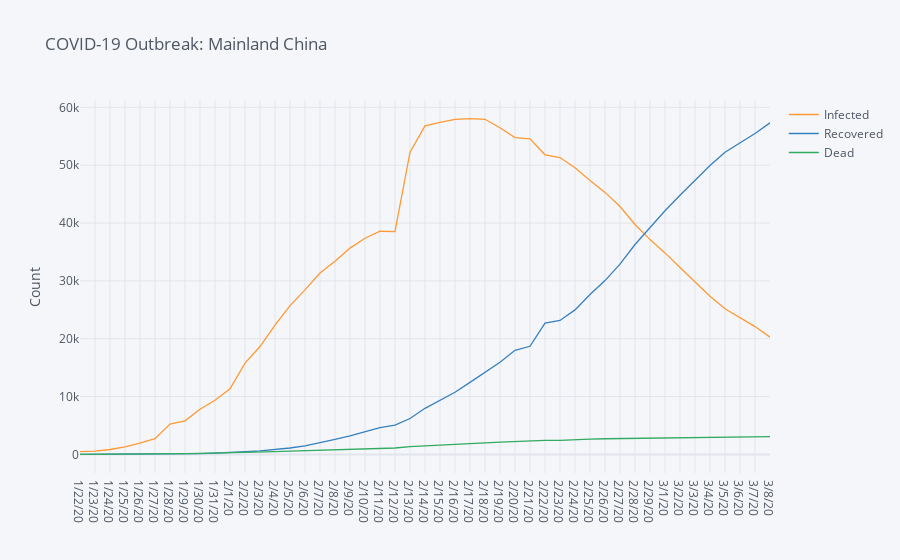
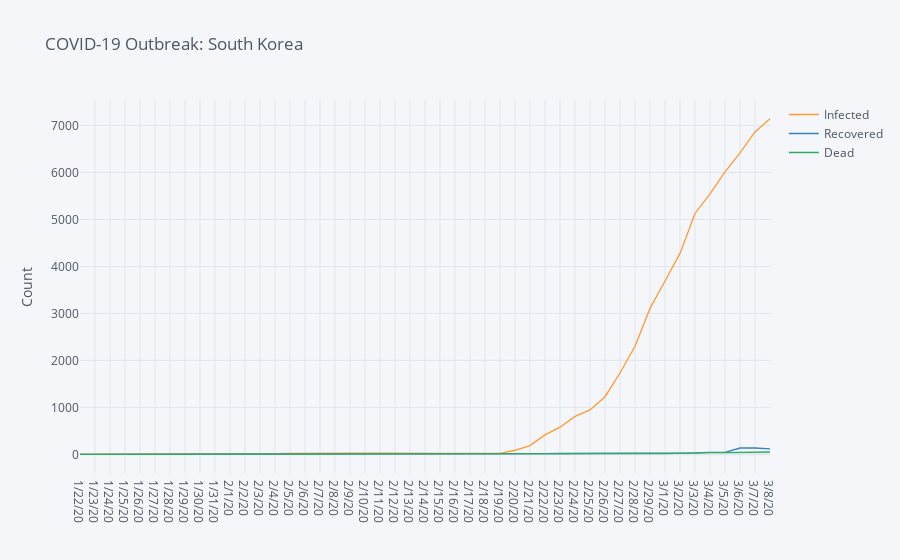
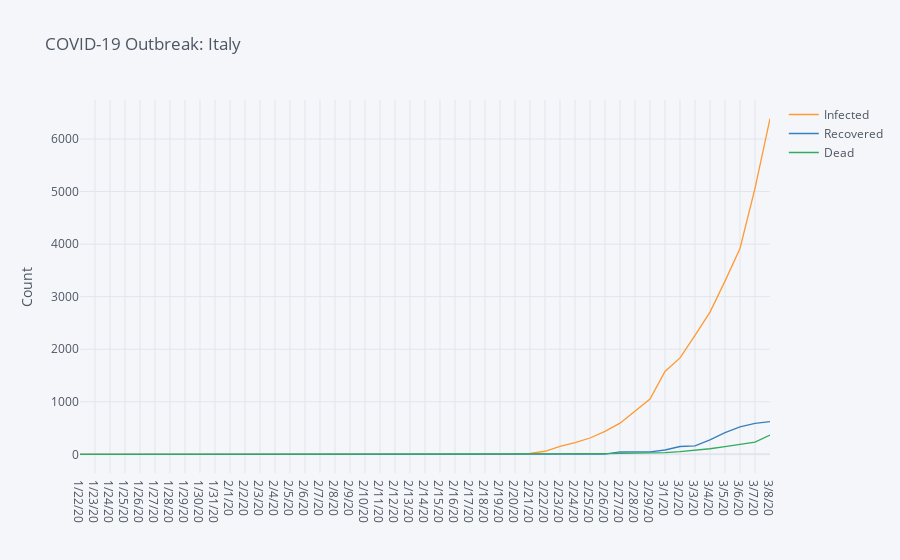
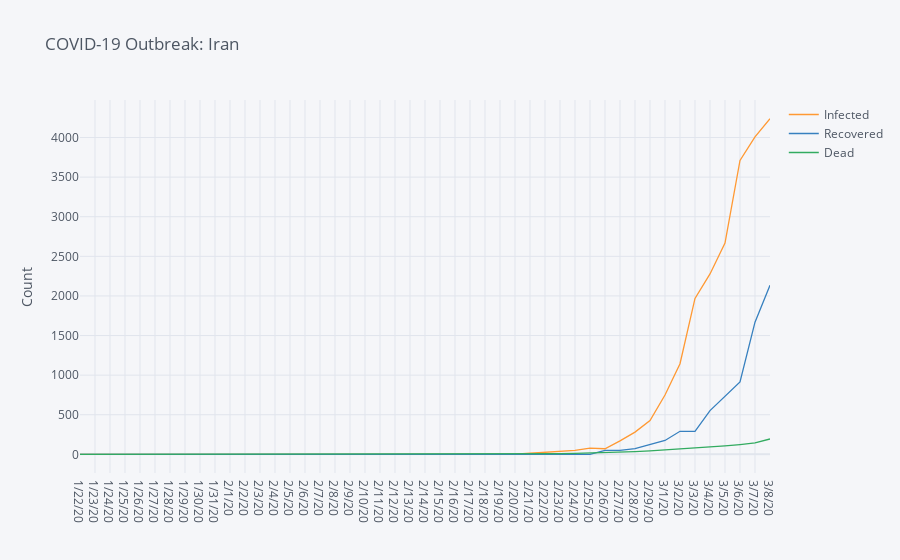

The notebook cell these images were saved under, in order:
### Code cell
for c in list(confirmed.T.sum().sort_values(ascending=False).head(10).index):
    sird_plot(c, pop_prop=False)

### Figure 1 — Plotly figure (JSON) as saved in the notebook; plotly's stock layout.template omitted (floating-point values rounded to 4 significant figures)
{"data": [{"line": {"color": "rgba(255, 153, 51, 1.0)", "dash": "solid", "shape": "linear", "width": 1.3}, "mode": "lines", "name": "Infected", "text": "", "type": "scatter", "x": ["1/22/20", "1/23/20", "1/24/20", "1/25/20", "1/26/20", "1/27/20", "1/28/20", "1/29/20", "1/30/20", "1/31/20", "2/1/20", "2/2/20", "2/3/20", "2/4/20", "2/5/20", "2/6/20", "2/7/20", "2/8/20", "2/9/20", "2/10/20", "2/11/20", "2/12/20", "2/13/20", "2/14/20", "2/15/20", "2/16/20", "2/17/20", "2/18/20", "2/19/20", "2/20/20", "2/21/20", "2/22/20", "2/23/20", "2/24/20", "2/25/20", "2/26/20", "2/27/20", "2/28/20", "2/29/20", "3/1/20", "3/2/20", "3/3/20", "3/4/20", "3/5/20", "3/6/20", "3/7/20", "3/8/20"], "y": [502, 591, 854, 1318, 1957, 2723, 5262, 5817, 7818, 9356, 11337, 15783, 18654, 22347, 25732, 28445, 31360, 33379, 35668, 37378, 38581, 38504, 52251, 56799, 57391, 57933, 58046, 57938, 56480, 54761, 54543, 51794, 51325, 49569, 47347, 45297, 42856, 39745, 37137, 34838, 32304, 29802, 27335, 25169, 23643, 22104, 20282]}, {"line": {"color": "rgba(55, 128, 191, 1.0)", "dash": "solid", "shape": "linear", "width": 1.3}, "mode": "lines", "name": "Recovered", "text": "", "type": "scatter", "x": ["1/22/20", "1/23/20", "1/24/20", "1/25/20", "1/26/20", "1/27/20", "1/28/20", "1/29/20", "1/30/20", "1/31/20", "2/1/20", "2/2/20", "2/3/20", "2/4/20", "2/5/20", "2/6/20", "2/7/20", "2/8/20", "2/9/20", "2/10/20", "2/11/20", "2/12/20", "2/13/20", "2/14/20", "2/15/20", "2/16/20", "2/17/20", "2/18/20", "2/19/20", "2/20/20", "2/21/20", "2/22/20", "2/23/20", "2/24/20", "2/25/20", "2/26/20", "2/27/20", "2/28/20", "2/29/20", "3/1/20", "3/2/20", "3/3/20", "3/4/20", "3/5/20", "3/6/20", "3/7/20", "3/8/20"], "y": [28, 30, 36, 39, 49, 58, 101, 120, 135, 214, 275, 463, 614, 843, 1115, 1476, 1998, 2595, 3218, 3917, 4635, 5079, 6213, 7973, 9294, 10748, 12455, 14199, 15952, 18002, 18693, 22687, 23170, 24990, 27650, 30053, 32898, 36291, 39279, 42118, 44810, 47404, 49955, 52240, 53888, 55478, 57320]}, {"line": {"color": "rgba(50, 171, 96, 1.0)", "dash": "solid", "shape": "linear", "width": 1.3}, "mode": "lines", "name": "Dead", "text": "", "type": "scatter", "x": ["1/22/20", "1/23/20", "1/24/20", "1/25/20", "1/26/20", "1/27/20", "1/28/20", "1/29/20", "1/30/20", "1/31/20", "2/1/20", "2/2/20", "2/3/20", "2/4/20", "2/5/20", "2/6/20", "2/7/20", "2/8/20", "2/9/20", "2/10/20", "2/11/20", "2/12/20", "2/13/20", "2/14/20", "2/15/20", "2/16/20", "2/17/20", "2/18/20", "2/19/20", "2/20/20", "2/21/20", "2/22/20", "2/23/20", "2/24/20", "2/25/20", "2/26/20", "2/27/20", "2/28/20", "2/29/20", "3/1/20", "3/2/20", "3/3/20", "3/4/20", "3/5/20", "3/6/20", "3/7/20", "3/8/20"], "y": [17, 18, 26, 42, 56, 82, 131, 133, 171, 213, 259, 361, 425, 490, 562, 632, 717, 804, 904, 1011, 1111, 1116, 1368, 1520, 1662, 1765, 1863, 2002, 2114, 2236, 2236, 2441, 2443, 2593, 2663, 2715, 2744, 2788, 2835, 2870, 2912, 2945, 2981, 3013, 3042, 3070, 3097]}], "layout": {"legend": {"bgcolor": "#F5F6F9", "font": {"color": "#4D5663"}}, "paper_bgcolor": "#F5F6F9", "plot_bgcolor": "#F5F6F9", "title": {"font": {"color": "#4D5663"}, "text": "COVID-19 Outbreak: Mainland China"}, "xaxis": {"gridcolor": "#E1E5ED", "showgrid": true, "tickfont": {"color": "#4D5663"}, "title": {"font": {"color": "#4D5663"}, "text": ""}, "zerolinecolor": "#E1E5ED"}, "yaxis": {"gridcolor": "#E1E5ED", "showgrid": true, "tickfont": {"color": "#4D5663"}, "title": {"font": {"color": "#4D5663"}, "text": "Count"}, "zerolinecolor": "#E1E5ED"}}}

### Figure 2 — Plotly figure (JSON) as saved in the notebook; plotly's stock layout.template omitted (floating-point values rounded to 4 significant figures)
{"data": [{"line": {"color": "rgba(255, 153, 51, 1.0)", "dash": "solid", "shape": "linear", "width": 1.3}, "mode": "lines", "name": "Infected", "text": "", "type": "scatter", "x": ["1/22/20", "1/23/20", "1/24/20", "1/25/20", "1/26/20", "1/27/20", "1/28/20", "1/29/20", "1/30/20", "1/31/20", "2/1/20", "2/2/20", "2/3/20", "2/4/20", "2/5/20", "2/6/20", "2/7/20", "2/8/20", "2/9/20", "2/10/20", "2/11/20", "2/12/20", "2/13/20", "2/14/20", "2/15/20", "2/16/20", "2/17/20", "2/18/20", "2/19/20", "2/20/20", "2/21/20", "2/22/20", "2/23/20", "2/24/20", "2/25/20", "2/26/20", "2/27/20", "2/28/20", "2/29/20", "3/1/20", "3/2/20", "3/3/20", "3/4/20", "3/5/20", "3/6/20", "3/7/20", "3/8/20"], "y": [1, 1, 2, 2, 3, 4, 4, 4, 4, 11, 12, 15, 15, 16, 19, 23, 23, 23, 22, 24, 25, 21, 21, 21, 19, 20, 20, 19, 19, 87, 186, 415, 578, 807, 945, 1227, 1731, 2302, 3107, 3689, 4277, 5128, 5545, 6012, 6416, 6862, 7146]}, {"line": {"color": "rgba(55, 128, 191, 1.0)", "dash": "solid", "shape": "linear", "width": 1.3}, "mode": "lines", "name": "Recovered", "text": "", "type": "scatter", "x": ["1/22/20", "1/23/20", "1/24/20", "1/25/20", "1/26/20", "1/27/20", "1/28/20", "1/29/20", "1/30/20", "1/31/20", "2/1/20", "2/2/20", "2/3/20", "2/4/20", "2/5/20", "2/6/20", "2/7/20", "2/8/20", "2/9/20", "2/10/20", "2/11/20", "2/12/20", "2/13/20", "2/14/20", "2/15/20", "2/16/20", "2/17/20", "2/18/20", "2/19/20", "2/20/20", "2/21/20", "2/22/20", "2/23/20", "2/24/20", "2/25/20", "2/26/20", "2/27/20", "2/28/20", "2/29/20", "3/1/20", "3/2/20", "3/3/20", "3/4/20", "3/5/20", "3/6/20", "3/7/20", "3/8/20"], "y": [0, 0, 0, 0, 0, 0, 0, 0, 0, 0, 0, 0, 0, 0, 0, 0, 1, 1, 3, 3, 3, 7, 7, 7, 9, 9, 10, 12, 12, 16, 16, 16, 18, 18, 22, 22, 22, 22, 27, 30, 30, 30, 41, 41, 135, 135, 118]}, {"line": {"color": "rgba(50, 171, 96, 1.0)", "dash": "solid", "shape": "linear", "width": 1.3}, "mode": "lines", "name": "Dead", "text": "", "type": "scatter", "x": ["1/22/20", "1/23/20", "1/24/20", "1/25/20", "1/26/20", "1/27/20", "1/28/20", "1/29/20", "1/30/20", "1/31/20", "2/1/20", "2/2/20", "2/3/20", "2/4/20", "2/5/20", "2/6/20", "2/7/20", "2/8/20", "2/9/20", "2/10/20", "2/11/20", "2/12/20", "2/13/20", "2/14/20", "2/15/20", "2/16/20", "2/17/20", "2/18/20", "2/19/20", "2/20/20", "2/21/20", "2/22/20", "2/23/20", "2/24/20", "2/25/20", "2/26/20", "2/27/20", "2/28/20", "2/29/20", "3/1/20", "3/2/20", "3/3/20", "3/4/20", "3/5/20", "3/6/20", "3/7/20", "3/8/20"], "y": [0, 0, 0, 0, 0, 0, 0, 0, 0, 0, 0, 0, 0, 0, 0, 0, 0, 0, 0, 0, 0, 0, 0, 0, 0, 0, 0, 0, 0, 1, 2, 2, 6, 8, 10, 12, 13, 13, 16, 17, 28, 28, 35, 35, 42, 44, 50]}], "layout": {"legend": {"bgcolor": "#F5F6F9", "font": {"color": "#4D5663"}}, "paper_bgcolor": "#F5F6F9", "plot_bgcolor": "#F5F6F9", "title": {"font": {"color": "#4D5663"}, "text": "COVID-19 Outbreak: South Korea"}, "xaxis": {"gridcolor": "#E1E5ED", "showgrid": true, "tickfont": {"color": "#4D5663"}, "title": {"font": {"color": "#4D5663"}, "text": ""}, "zerolinecolor": "#E1E5ED"}, "yaxis": {"gridcolor": "#E1E5ED", "showgrid": true, "tickfont": {"color": "#4D5663"}, "title": {"font": {"color": "#4D5663"}, "text": "Count"}, "zerolinecolor": "#E1E5ED"}}}

### Figure 3 — Plotly figure (JSON) as saved in the notebook; plotly's stock layout.template omitted (floating-point values rounded to 4 significant figures)
{"data": [{"line": {"color": "rgba(255, 153, 51, 1.0)", "dash": "solid", "shape": "linear", "width": 1.3}, "mode": "lines", "name": "Infected", "text": "", "type": "scatter", "x": ["1/22/20", "1/23/20", "1/24/20", "1/25/20", "1/26/20", "1/27/20", "1/28/20", "1/29/20", "1/30/20", "1/31/20", "2/1/20", "2/2/20", "2/3/20", "2/4/20", "2/5/20", "2/6/20", "2/7/20", "2/8/20", "2/9/20", "2/10/20", "2/11/20", "2/12/20", "2/13/20", "2/14/20", "2/15/20", "2/16/20", "2/17/20", "2/18/20", "2/19/20", "2/20/20", "2/21/20", "2/22/20", "2/23/20", "2/24/20", "2/25/20", "2/26/20", "2/27/20", "2/28/20", "2/29/20", "3/1/20", "3/2/20", "3/3/20", "3/4/20", "3/5/20", "3/6/20", "3/7/20", "3/8/20"], "y": [0, 0, 0, 0, 0, 0, 0, 0, 0, 2, 2, 2, 2, 2, 2, 2, 3, 3, 3, 3, 3, 3, 3, 3, 3, 3, 3, 3, 3, 3, 19, 59, 150, 221, 311, 438, 593, 821, 1053, 1577, 1835, 2263, 2706, 3296, 3916, 5061, 6387]}, {"line": {"color": "rgba(55, 128, 191, 1.0)", "dash": "solid", "shape": "linear", "width": 1.3}, "mode": "lines", "name": "Recovered", "text": "", "type": "scatter", "x": ["1/22/20", "1/23/20", "1/24/20", "1/25/20", "1/26/20", "1/27/20", "1/28/20", "1/29/20", "1/30/20", "1/31/20", "2/1/20", "2/2/20", "2/3/20", "2/4/20", "2/5/20", "2/6/20", "2/7/20", "2/8/20", "2/9/20", "2/10/20", "2/11/20", "2/12/20", "2/13/20", "2/14/20", "2/15/20", "2/16/20", "2/17/20", "2/18/20", "2/19/20", "2/20/20", "2/21/20", "2/22/20", "2/23/20", "2/24/20", "2/25/20", "2/26/20", "2/27/20", "2/28/20", "2/29/20", "3/1/20", "3/2/20", "3/3/20", "3/4/20", "3/5/20", "3/6/20", "3/7/20", "3/8/20"], "y": [0, 0, 0, 0, 0, 0, 0, 0, 0, 0, 0, 0, 0, 0, 0, 0, 0, 0, 0, 0, 0, 0, 0, 0, 0, 0, 0, 0, 0, 0, 0, 1, 2, 1, 1, 3, 45, 46, 46, 83, 149, 160, 276, 414, 523, 589, 622]}, {"line": {"color": "rgba(50, 171, 96, 1.0)", "dash": "solid", "shape": "linear", "width": 1.3}, "mode": "lines", "name": "Dead", "text": "", "type": "scatter", "x": ["1/22/20", "1/23/20", "1/24/20", "1/25/20", "1/26/20", "1/27/20", "1/28/20", "1/29/20", "1/30/20", "1/31/20", "2/1/20", "2/2/20", "2/3/20", "2/4/20", "2/5/20", "2/6/20", "2/7/20", "2/8/20", "2/9/20", "2/10/20", "2/11/20", "2/12/20", "2/13/20", "2/14/20", "2/15/20", "2/16/20", "2/17/20", "2/18/20", "2/19/20", "2/20/20", "2/21/20", "2/22/20", "2/23/20", "2/24/20", "2/25/20", "2/26/20", "2/27/20", "2/28/20", "2/29/20", "3/1/20", "3/2/20", "3/3/20", "3/4/20", "3/5/20", "3/6/20", "3/7/20", "3/8/20"], "y": [0, 0, 0, 0, 0, 0, 0, 0, 0, 0, 0, 0, 0, 0, 0, 0, 0, 0, 0, 0, 0, 0, 0, 0, 0, 0, 0, 0, 0, 0, 1, 2, 3, 7, 10, 12, 17, 21, 29, 34, 52, 79, 107, 148, 197, 233, 366]}], "layout": {"legend": {"bgcolor": "#F5F6F9", "font": {"color": "#4D5663"}}, "paper_bgcolor": "#F5F6F9", "plot_bgcolor": "#F5F6F9", "title": {"font": {"color": "#4D5663"}, "text": "COVID-19 Outbreak: Italy"}, "xaxis": {"gridcolor": "#E1E5ED", "showgrid": true, "tickfont": {"color": "#4D5663"}, "title": {"font": {"color": "#4D5663"}, "text": ""}, "zerolinecolor": "#E1E5ED"}, "yaxis": {"gridcolor": "#E1E5ED", "showgrid": true, "tickfont": {"color": "#4D5663"}, "title": {"font": {"color": "#4D5663"}, "text": "Count"}, "zerolinecolor": "#E1E5ED"}}}

### Figure 4 — Plotly figure (JSON) as saved in the notebook; plotly's stock layout.template omitted (floating-point values rounded to 4 significant figures)
{"data": [{"line": {"color": "rgba(255, 153, 51, 1.0)", "dash": "solid", "shape": "linear", "width": 1.3}, "mode": "lines", "name": "Infected", "text": "", "type": "scatter", "x": ["1/22/20", "1/23/20", "1/24/20", "1/25/20", "1/26/20", "1/27/20", "1/28/20", "1/29/20", "1/30/20", "1/31/20", "2/1/20", "2/2/20", "2/3/20", "2/4/20", "2/5/20", "2/6/20", "2/7/20", "2/8/20", "2/9/20", "2/10/20", "2/11/20", "2/12/20", "2/13/20", "2/14/20", "2/15/20", "2/16/20", "2/17/20", "2/18/20", "2/19/20", "2/20/20", "2/21/20", "2/22/20", "2/23/20", "2/24/20", "2/25/20", "2/26/20", "2/27/20", "2/28/20", "2/29/20", "3/1/20", "3/2/20", "3/3/20", "3/4/20", "3/5/20", "3/6/20", "3/7/20", "3/8/20"], "y": [0, 0, 0, 0, 0, 0, 0, 0, 0, 0, 0, 0, 0, 0, 0, 0, 0, 0, 0, 0, 0, 0, 0, 0, 0, 0, 0, 0, 0, 3, 14, 23, 35, 49, 79, 71, 170, 281, 427, 749, 1144, 1968, 2278, 2667, 3710, 4009, 4238]}, {"line": {"color": "rgba(55, 128, 191, 1.0)", "dash": "solid", "shape": "linear", "width": 1.3}, "mode": "lines", "name": "Recovered", "text": "", "type": "scatter", "x": ["1/22/20", "1/23/20", "1/24/20", "1/25/20", "1/26/20", "1/27/20", "1/28/20", "1/29/20", "1/30/20", "1/31/20", "2/1/20", "2/2/20", "2/3/20", "2/4/20", "2/5/20", "2/6/20", "2/7/20", "2/8/20", "2/9/20", "2/10/20", "2/11/20", "2/12/20", "2/13/20", "2/14/20", "2/15/20", "2/16/20", "2/17/20", "2/18/20", "2/19/20", "2/20/20", "2/21/20", "2/22/20", "2/23/20", "2/24/20", "2/25/20", "2/26/20", "2/27/20", "2/28/20", "2/29/20", "3/1/20", "3/2/20", "3/3/20", "3/4/20", "3/5/20", "3/6/20", "3/7/20", "3/8/20"], "y": [0, 0, 0, 0, 0, 0, 0, 0, 0, 0, 0, 0, 0, 0, 0, 0, 0, 0, 0, 0, 0, 0, 0, 0, 0, 0, 0, 0, 0, 0, 0, 0, 0, 0, 0, 49, 49, 73, 123, 175, 291, 291, 552, 739, 913, 1669, 2134]}, {"line": {"color": "rgba(50, 171, 96, 1.0)", "dash": "solid", "shape": "linear", "width": 1.3}, "mode": "lines", "name": "Dead", "text": "", "type": "scatter", "x": ["1/22/20", "1/23/20", "1/24/20", "1/25/20", "1/26/20", "1/27/20", "1/28/20", "1/29/20", "1/30/20", "1/31/20", "2/1/20", "2/2/20", "2/3/20", "2/4/20", "2/5/20", "2/6/20", "2/7/20", "2/8/20", "2/9/20", "2/10/20", "2/11/20", "2/12/20", "2/13/20", "2/14/20", "2/15/20", "2/16/20", "2/17/20", "2/18/20", "2/19/20", "2/20/20", "2/21/20", "2/22/20", "2/23/20", "2/24/20", "2/25/20", "2/26/20", "2/27/20", "2/28/20", "2/29/20", "3/1/20", "3/2/20", "3/3/20", "3/4/20", "3/5/20", "3/6/20", "3/7/20", "3/8/20"], "y": [0, 0, 0, 0, 0, 0, 0, 0, 0, 0, 0, 0, 0, 0, 0, 0, 0, 0, 0, 0, 0, 0, 0, 0, 0, 0, 0, 0, 2, 2, 4, 5, 8, 12, 16, 19, 26, 34, 43, 54, 66, 77, 92, 107, 124, 145, 194]}], "layout": {"legend": {"bgcolor": "#F5F6F9", "font": {"color": "#4D5663"}}, "paper_bgcolor": "#F5F6F9", "plot_bgcolor": "#F5F6F9", "title": {"font": {"color": "#4D5663"}, "text": "COVID-19 Outbreak: Iran"}, "xaxis": {"gridcolor": "#E1E5ED", "showgrid": true, "tickfont": {"color": "#4D5663"}, "title": {"font": {"color": "#4D5663"}, "text": ""}, "zerolinecolor": "#E1E5ED"}, "yaxis": {"gridcolor": "#E1E5ED", "showgrid": true, "tickfont": {"color": "#4D5663"}, "title": {"font": {"color": "#4D5663"}, "text": "Count"}, "zerolinecolor": "#E1E5ED"}}}
